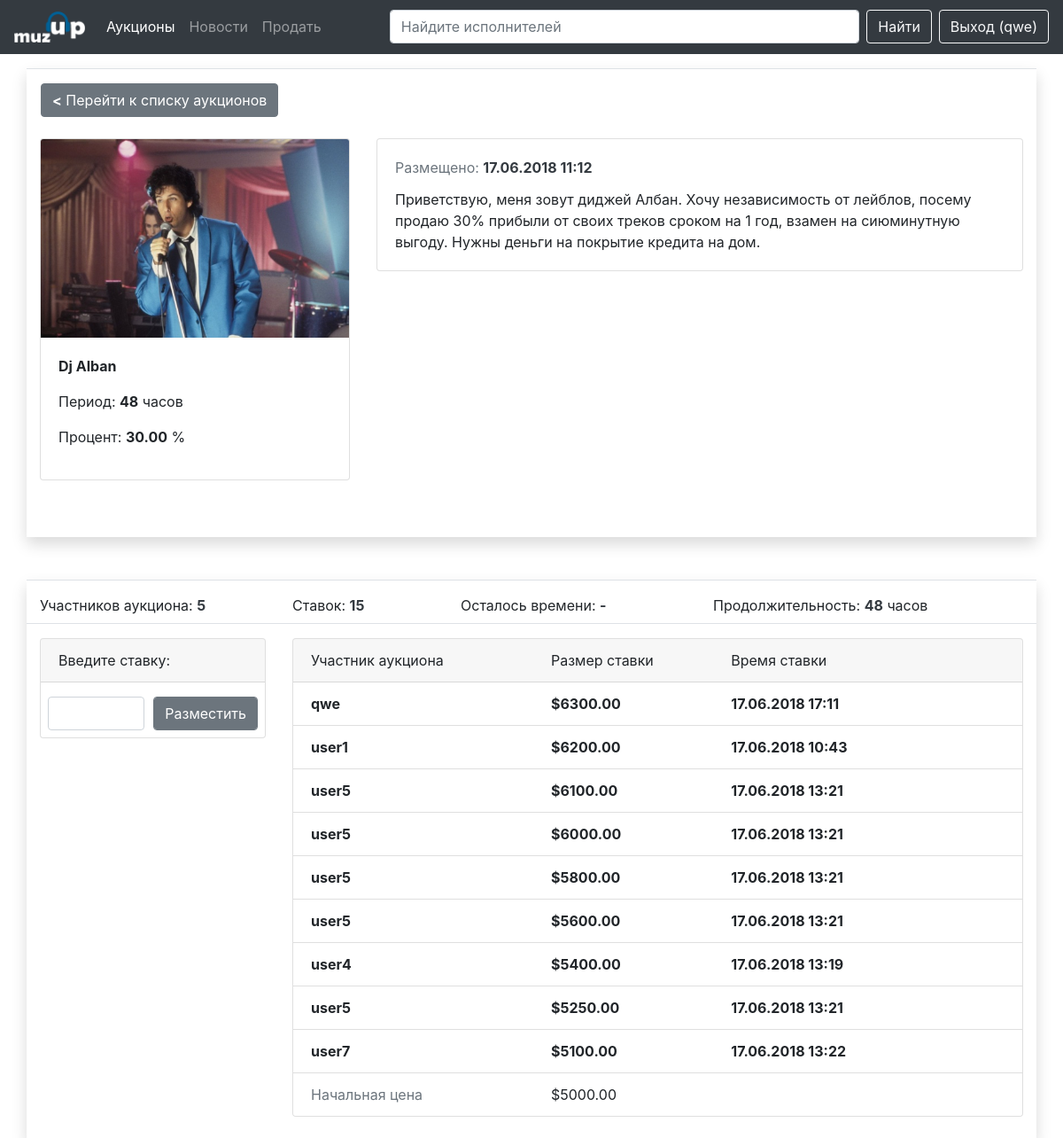
Screenshot of /auction.php?id=3 (signed in) with the database file from the repository.
### tables this page shows
CREATE TABLE `auctions` (
  `id` int(11) NOT NULL,
  `id_goods` int(11) NOT NULL,
  `id_user` int(11) NOT NULL,
  `current_price` decimal(15,2) NOT NULL,
  `status` set('0','1') NOT NULL,
  `period` int(11) NOT NULL,
  `date_start` datetime NOT NULL,
  `commission` decimal(8,2) NOT NULL DEFAULT '1.00',
  `datetime_add` datetime NOT NULL DEFAULT CURRENT_TIMESTAMP
);

CREATE TABLE `goods` (
  `id` int(11) NOT NULL,
  `name` varchar(255) NOT NULL,
  `description` text NOT NULL,
  `img` varchar(255) NOT NULL,
  `category` varchar(64) NOT NULL,
  `datetime_add` datetime NOT NULL DEFAULT CURRENT_TIMESTAMP,
  `period` varchar(10) NOT NULL,
  `percent` decimal(4,2) NOT NULL
);

CREATE TABLE `bets` (
  `id` int(11) NOT NULL,
  `id_auction` int(11) NOT NULL,
  `id_user` int(11) NOT NULL,
  `value` decimal(15,2) NOT NULL,
  `datetime_add` datetime NOT NULL DEFAULT CURRENT_TIMESTAMP
);

CREATE TABLE `users` (
  `id` int(11) NOT NULL,
  `fio` varchar(255) NOT NULL,
  `login` varchar(255) NOT NULL,
  `password` varchar(255) NOT NULL,
  `email` varchar(255) NOT NULL,
  `role` set('0','1','2','3') NOT NULL DEFAULT '0',
  `datetime_add` datetime NOT NULL DEFAULT CURRENT_TIMESTAMP
);

### auction.php (the view, shortened to what this page needs)
<?php require_once 'libs/mysqli.php'; ?>
<!DOCTYPE html>
<html lang="ru">
<head>
	<link rel="stylesheet" href="css/bootstrap.css">
	<link rel="stylesheet" href="css/style.css">
</head>
<body>
	<?php if (!isset($_GET['id'])) {
		header("Location: index.php");
	}
	else {
		$id = $_GET['id'];
		$result = $mysqli->query("SELECT * FROM `goods` INNER JOIN auctions ON auctions.id_goods = goods.id WHERE auctions.id = $id");
		$result = $result -> fetch_all(MYSQLI_ASSOC);
	} ?>
	<?php require_once 'items/navbar.php' ?>
	<div class="container  shadow pb-3 mb-5 pt-3 border-top">
		<div class="row mb-4">
			<a href="index.php" class="btn btn-secondary ml-3"><strong>&lt;</strong> Перейти к списку аукционов</a>
		</div>
		<div class="row mb-5">
			<div class="col-lg-4">
				<div class="card ">
					<img class="card-img-top " src="img/<?=$result[0]['img'] ?>" alt="Имущество">
					<div class="card-body">
						<p class="card-text goods-name"><strong><?=$result[0]['name'] ?></strong></p>
						<p>Период: <strong><?=$result[0]['period'] ?></strong> часов</p>
						<p>Процент: <strong><?=$result[0]['percent'] ?></strong> %</p>
					</div>
				</div>
			</div>
			<div class="col-md-8">
				<div class="card flex-md-row mb-1 box-shadow h-md-250">
					<div class="card-body d-flex flex-column align-items-start">
						<div class="mb-1 text-muted"> Размещено: <strong class="d-inline-block mb-2 text-dark"><?= date_format(date_create($result[0]['datetime_add']), "d.m.Y H:i");  ?></strong></div>
						<p class="card-text mb-auto goods-description"><?=$result[0]['description'] ?></p>
					</div>
				</div>
			</div>
      </div>
		</div>
		<div class="container shadow border-top pb-4 pt-3">
			<div class="row mb-3 border border-top-0 border-right-0 border-left-0">
				<div class="col-3">Участников аукциона: <strong class="d-inline-block mb-2 text-dark">5</strong></div>
				<div class="col-2">Ставок: <strong class="d-inline-block mb-2 text-dark">15</strong></div>
				<div class="col-3">Осталось времени: <strong class="d-inline-block mb-2 text-dark">-</strong></div>
				<div class="col-3">Продолжительность: <strong class="d-inline-block mb-2 text-dark"><?=$result[0]['period'] ?></strong> часов</div>
			</div>
			<div class="row">
				<div class="col-3">
					<div class="card ">
						<div class="card-header">
							Введите ставку:
						</div>
						<?php $id = $_GET['id']; ?>
						<form class="mt-3 mb-2 pl-2 pr-2" action="auction.php?id=<?=$id ?>" method="post">
						  <div class="form-row">
						    <div class="col">
						      <input type="text" class="form-control" name='value'>
						    </div>
						    <div class="col">
						      <input type="submit" class="form-control btm btn-secondary" name="bet" value="Разместить">
						    </div>
						  </div>
						</form>
					</div>
				</div>
				<?php
						$id = $_GET['id'];
						$bets = $mysqli->query("SELECT * FROM `bets` INNER JOIN users ON users.id = bets.id_user WHERE id_auction = $id ORDER BY `bets`.`datetime_add` DESC");
				 ?>
				<div class="col-9">
					<div class="card ">
						<div class="card-header">
							<div class="row">
								<div class="col-4">Участник аукциона</div>
								<div class="col-3">Размер ставки</div>
								<div class="col-4">Время ставки</div>
							</div>
						</div>
						<ul class="list-group list-group-flush">
							<?php foreach ($bets as $bet): ?>
								<li class="list-group-item">
									<div class="row">
										<div class="col-4"><strong><?= $bet['login'] ?></strong></div>
										<div class="col-3"><strong>$<span><?= $bet['value'] ?></span></strong></div>
										<div class="col-4"><strong><?=date_format(date_create($bet['datetime_add']), "d.m.Y H:i") ?></strong></div>
									</div>
								</li>
							<?php endforeach; ?>
							<li class="list-group-item">
								<div class="row">
									<div class="col-4 text-muted">Начальная цена</div>
									<div class="col-3">$<span><?=$result[0]['current_price'] ?></span></div>
									<div class="col-4"></div>
								</div>
							</li>
						</ul>
					</div>
				</div>
			</div>
		</div>
</body>
</html>

### css/style.css (style rules this page uses)
.goods-name { max-height: 72px; overflow-y: hidden; }
.goods-description { max-height: 260px; overflow-y: scroll; }

### rows the page displays
auctions: id_goods.img (picture), id_goods.name "Dj Alban", period "48", id_goods.percent "30.00", datetime_add "17.06.2018 11:12", id_goods.description "Приветствую, меня зовут диджей Албан. Хочу независимость от лейблов, посему продаю 30% прибыли от своих треков сроком на 1 год, взамен на сиюминутную выгоду. Нужны деньги на покрытие кредита на дом.", current_price "5000.00"
bets: id_user.login "qwe", value "6300.00", id_user.datetime_add "17.06.2018 17:11"
bets: id_user.login "user1", value "6200.00", id_user.datetime_add "17.06.2018 10:43"
bets: id_user.login "user5", value "6100.00", id_user.datetime_add "17.06.2018 13:21"
bets: id_user.login "user5", value "6000.00", id_user.datetime_add "17.06.2018 13:21"
bets: id_user.login "user5", value "5800.00", id_user.datetime_add "17.06.2018 13:21"
bets: id_user.login "user5", value "5600.00", id_user.datetime_add "17.06.2018 13:21"
bets: id_user.login "user4", value "5400.00", id_user.datetime_add "17.06.2018 13:19"
bets: id_user.login "user5", value "5250.00", id_user.datetime_add "17.06.2018 13:21"
bets: id_user.login "user7", value "5100.00", id_user.datetime_add "17.06.2018 13:22"

### other values shown
$_SESSION['user']['login'] "qwe"
